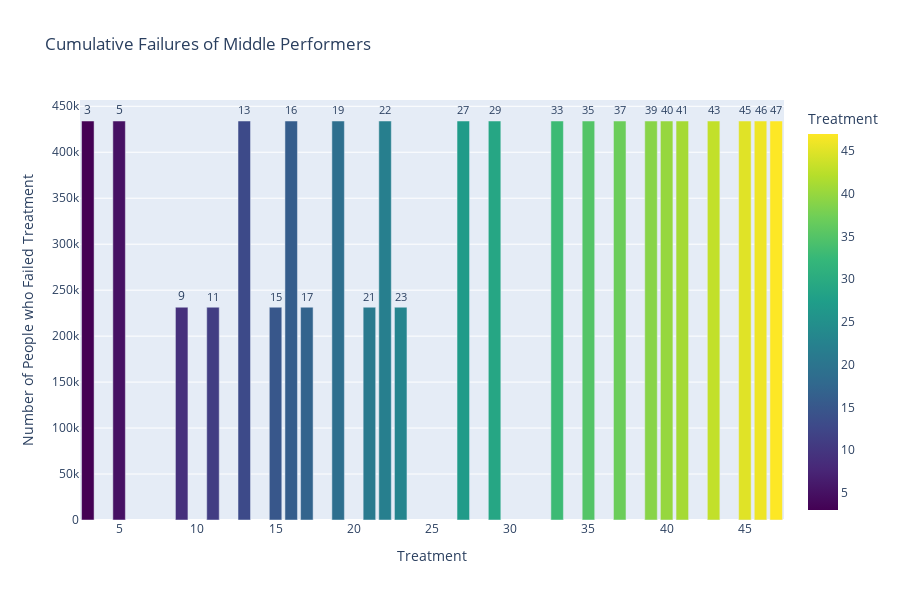

Here is the notebook cell this chart was saved with:
### Markdown cell above
### Find Middle Performers

### Code cell
# Filter the failures under above 100K but below 500K
failures_in_between = failures_at_25_years[(failures_at_25_years < 500000) & (failures_at_25_years > 100000)]

treatments_in_between = {key: value for key, value in treatments.items() if key in failures_in_between.index}
for treatment, failure_rate in treatments_in_between.items():
    print(f'Treatment Plan: {treatment}, Failure Rate: {failure_rate}')

# Create the plot
fail_plot = px.bar(failures_in_between, x=failures_in_between.index, y=failures_in_between.values,
                   color=failures_in_between.index, color_continuous_scale= 'viridis', title='Cumulative Failures of Middle Performers',
                   labels={'index':'Treatment', 'y':'Number of People who Failed Treatment'},
                   text=failures_in_between.index)
fail_plot.update_traces(textposition='outside')
fail_plot.update_layout(height=600)
fail_plot.show()

### Figure 1 — Plotly figure (JSON) as saved in the notebook; plotly's stock layout.template omitted (floating-point values rounded to 4 significant figures)
{"data": [{"alignmentgroup": "True", "hovertemplate": "Treatment=%{marker.color}<br>Number of People who Failed Treatment=%{y}<extra></extra>", "legendgroup": "", "marker": {"color": [3, 5, 9, 11, 13, 15, 16, 17, 19, 21, 22, 23, 27, 29, 33, 35, 37, 39, 40, 41, 43, 45, 46, 47], "coloraxis": "coloraxis", "pattern": {"shape": ""}}, "name": "", "offsetgroup": "", "orientation": "v", "showlegend": false, "text": [3, 5, 9, 11, 13, 15, 16, 17, 19, 21, 22, 23, 27, 29, 33, 35, 37, 39, 40, 41, 43, 45, 46, 47], "textposition": "outside", "type": "bar", "x": [3, 5, 9, 11, 13, 15, 16, 17, 19, 21, 22, 23, 27, 29, 33, 35, 37, 39, 40, 41, 43, 45, 46, 47], "xaxis": "x", "y": [434000.0, 434000.0, 231500.0, 231500.0, 434000.0, 231500.0, 434000.0, 231500.0, 434000.0, 231500.0, 434000.0, 231500.0, 434000.0, 434000.0, 434000.0, 434000.0, 434000.0, 434000.0, 434000.0, 434000.0, 434000.0, 434000.0, 434000.0, 434000.0], "yaxis": "y"}], "layout": {"barmode": "relative", "coloraxis": {"colorbar": {"title": {"text": "Treatment"}}, "colorscale": [[0, "#440154"], [0.1111, "#482878"], [0.2222, "#3e4989"], [0.3333, "#31688e"], [0.4444, "#26828e"], [0.5556, "#1f9e89"], [0.6667, "#35b779"], [0.7778, "#6ece58"], [0.8889, "#b5de2b"], [1, "#fde725"]]}, "height": 600, "legend": {"tracegroupgap": 0}, "title": {"text": "Cumulative Failures of Middle Performers"}, "xaxis": {"anchor": "y", "domain": [0, 1], "title": {"text": "Treatment"}}, "yaxis": {"anchor": "x", "domain": [0, 1], "title": {"text": "Number of People who Failed Treatment"}}}}
